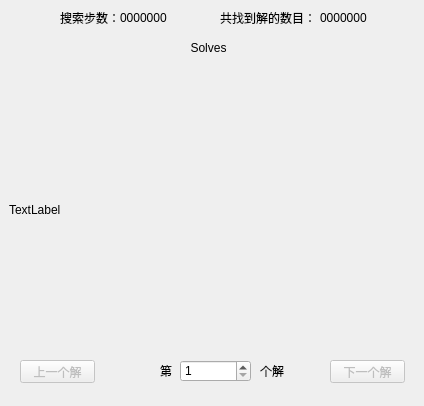
<?xml version="1.0" encoding="UTF-8"?>
<ui version="4.0">
 <class>DialogSol</class>
 <widget class="QDialog" name="DialogSol">
  <property name="geometry">
   <rect>
    <x>0</x>
    <y>0</y>
    <width>424</width>
    <height>406</height>
   </rect>
  </property>
  <property name="windowTitle">
   <string>谜题的解</string>
  </property>
  <widget class="QPushButton" name="btnPrev">
   <property name="enabled">
    <bool>false</bool>
   </property>
   <property name="geometry">
    <rect>
     <x>20</x>
     <y>360</y>
     <width>75</width>
     <height>23</height>
    </rect>
   </property>
   <property name="text">
    <string>上一个解</string>
   </property>
  </widget>
  <widget class="QPushButton" name="btnNext">
   <property name="enabled">
    <bool>false</bool>
   </property>
   <property name="geometry">
    <rect>
     <x>330</x>
     <y>360</y>
     <width>75</width>
     <height>23</height>
    </rect>
   </property>
   <property name="text">
    <string>下一个解</string>
   </property>
  </widget>
  <widget class="QLabel" name="label_2">
   <property name="geometry">
    <rect>
     <x>160</x>
     <y>360</y>
     <width>21</width>
     <height>21</height>
    </rect>
   </property>
   <property name="text">
    <string>第</string>
   </property>
  </widget>
  <widget class="QLabel" name="label_3">
   <property name="geometry">
    <rect>
     <x>260</x>
     <y>360</y>
     <width>31</width>
     <height>21</height>
    </rect>
   </property>
   <property name="text">
    <string>个解</string>
   </property>
  </widget>
  <widget class="QSpinBox" name="spinBox">
   <property name="geometry">
    <rect>
     <x>180</x>
     <y>360</y>
     <width>71</width>
     <height>22</height>
    </rect>
   </property>
   <property name="minimum">
    <number>1</number>
   </property>
   <property name="maximum">
    <number>3628800</number>
   </property>
  </widget>
  <widget class="QWidget" name="gridLayoutWidget">
   <property name="geometry">
    <rect>
     <x>9</x>
     <y>69</y>
     <width>401</width>
     <height>281</height>
    </rect>
   </property>
   <layout class="QGridLayout" name="gridLayout">
    <item row="0" column="0">
     <widget class="QLabel" name="lblShow">
      <property name="text">
       <string>TextLabel</string>
      </property>
     </widget>
    </item>
   </layout>
  </widget>
  <widget class="QLabel" name="label">
   <property name="geometry">
    <rect>
     <x>60</x>
     <y>10</y>
     <width>61</width>
     <height>16</height>
    </rect>
   </property>
   <property name="text">
    <string>搜索步数：</string>
   </property>
  </widget>
  <widget class="QLabel" name="lblStep">
   <property name="geometry">
    <rect>
     <x>120</x>
     <y>10</y>
     <width>91</width>
     <height>16</height>
    </rect>
   </property>
   <property name="text">
    <string>0000000</string>
   </property>
  </widget>
  <widget class="QLabel" name="label_5">
   <property name="geometry">
    <rect>
     <x>220</x>
     <y>10</y>
     <width>101</width>
     <height>16</height>
    </rect>
   </property>
   <property name="text">
    <string>共找到解的数目：</string>
   </property>
  </widget>
  <widget class="QLabel" name="lblSol">
   <property name="geometry">
    <rect>
     <x>320</x>
     <y>10</y>
     <width>91</width>
     <height>16</height>
    </rect>
   </property>
   <property name="text">
    <string>0000000</string>
   </property>
  </widget>
  <widget class="QLabel" name="lblList">
   <property name="geometry">
    <rect>
     <x>33</x>
     <y>32</y>
     <width>351</width>
     <height>31</height>
    </rect>
   </property>
   <property name="text">
    <string>Solves</string>
   </property>
   <property name="alignment">
    <set>Qt::AlignCenter</set>
   </property>
  </widget>
 </widget>
 <resources/>
 <connections/>
</ui>
